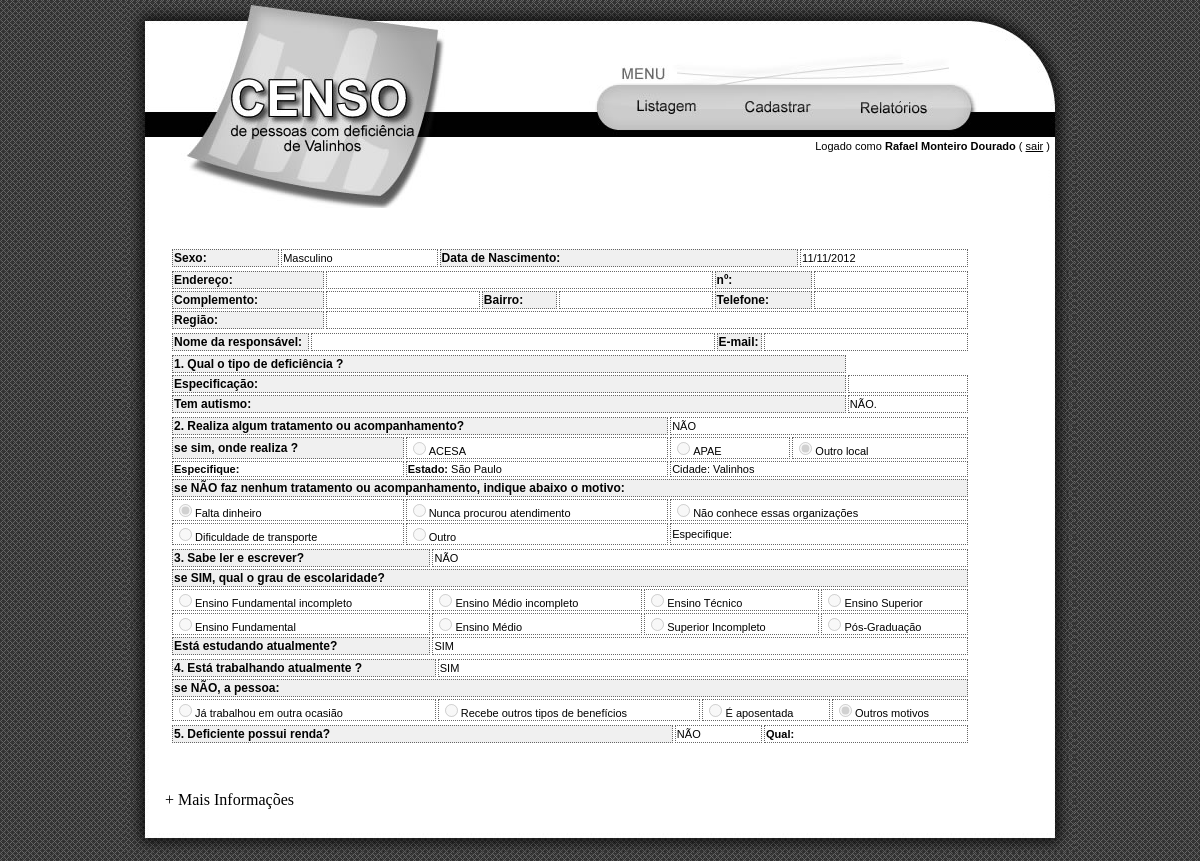
The app's page /listagem/visualizar.php (signed in) with its own data.
### tables this page shows
CREATE TABLE IF NOT EXISTS `instituicao` (
  `id` int(11) NOT NULL auto_increment,
  `nome` varchar(50) NOT NULL,
  `exibir` enum('s','n') NOT NULL default 'n',
  `id_cidade` int(11) default NULL,
  `desativado` enum('s','n') NOT NULL,
  PRIMARY KEY  (`id`)
);

CREATE TABLE IF NOT EXISTS `estado` (
  `id` int(11) NOT NULL auto_increment,
  `nome` varchar(100) NOT NULL,
  `uf` char(2) NOT NULL,
  PRIMARY KEY  (`id`),
  UNIQUE KEY `uf` (`uf`)
);

CREATE TABLE IF NOT EXISTS `motivo_tratamento` (
  `id` int(11) NOT NULL auto_increment,
  `nome` varchar(100) NOT NULL,
  `exibir` enum('s','n') NOT NULL default 'n',
  `desativado` enum('s','n') NOT NULL default 'n',
  PRIMARY KEY  (`id`)
);

CREATE TABLE IF NOT EXISTS `escolaridade` (
  `id` int(11) NOT NULL auto_increment,
  `nome` varchar(100) NOT NULL,
  PRIMARY KEY  (`id`)
);

CREATE TABLE IF NOT EXISTS `motivo_trabalho` (
  `id` int(11) NOT NULL auto_increment,
  `nome` varchar(100) NOT NULL,
  `exibir` enum('s','n') NOT NULL default 'n',
  `desativado` enum('s','n') NOT NULL default 'n',
  PRIMARY KEY  (`id`)
);

### dao/paciente.php (called while the page is built, shortened)
<?php
class PacienteTO{
	public $renda;
	public $estaEstudando;
	public function PacienteTO(){
	   $this->escolaridade = NULL;
	   $this->instituicao = NULL;
	   $this->motivoTrabalho = NULL;
	   $this->renda = NULL;
	   $this->estaEstudando = true;
	}
	public function sabeLer(){
		return false;
	}
	public function estaEstudando(){
        if($this->estaEstudando == 's' or $this->estaEstudando == 'S' or $this->estaEstudando === true){
			return true;
		}
		return false;
	}
	public function possuiRenda(){
		return $this->renda !== NULL;
	}
	public function estaTrabalhando(){
		return true;
	}
}
?>

### dao/instituicao.php (called while the page is built, shortened)
<?php
class InstituicaoDAL{
	public static function getTodas(){
		$q =  mysql_query("select id,nome,id_cidade,exibir from instituicao");
		$a = array();
		while($o = mysql_fetch_object($q)){
			$i = new InstituicaoTO();
			$i->id = $o->id;
			$i->nome = $o->nome;
			if($o->id_cidade){
				$i->cidade = CidadeDAL::getPorId($o->id_cidade);
			}
			else{
				$i->cidade = new CidadeTO();
			}
			$i->exibir = $o->exibir == 's';
			$a[]=$i;
		}
		return $a;
	}
	public static function getTodasExibiveis(){
		$a = self::getTodas();
		$na = array();
		foreach($a as $k=>$v){
			if($v->exibir){
				$na[] = $v;
			}
		}
		return $na;
	}
}
?>

### dao/cidade.php (called while the page is built, shortened)
<?php
class EstadoDAL{
	public static function getTodos(){
		$q = mysql_query("select id,nome,uf from estado");
		$a = array();
		while($o = mysql_fetch_object($q)){
			$e = new EstadoTO();
			$e->id = $o->id;
			$e->nome = $o->nome;
			$e->uf = $o->uf;
			$a[] = $e;
		}
		return $a;
	}
}
class CidadeDAL{
	public static function getTodasPorEstado($id){
		$q = mysql_query("select id,nome from cidade where id_estado='$id'");
		$a=array();
		while($o=mysql_fetch_object($q)){
			$c = new CidadeTO();
			$c->id = $o->id;
			$c->nome = $o->nome;
			$a[]=$c;
		}
		return $a;
	}
}
?>

### dao/motivo.php (called while the page is built, shortened)
<?php
class MotivoTrabalhoDAL{
	public static function getTodos(){
		$q =  mysql_query("select id,nome,exibir from motivo_trabalho");
		$a = array();
		while($o = mysql_fetch_object($q)){
			$d = new MotivoTO();
			$d->id = $o->id;
			$d->nome = $o->nome;
			$d->exibir = $o->exibir;
			$a[]=$d;
		}
		return $a;
	}
	public static function getTodosExibiveis(){
		$a = self::getTodos();
		$na = array();
		foreach($a as $k=>$v){
			if($v->exibir){
				$na[] = $v;
			}
		}
		return $na;
	}
}
class MotivoTratamentoDAL{
	public static function getTodos(){
		$q =  mysql_query("select id,nome,exibir from motivo_tratamento");
		$a = array();
		while($o = mysql_fetch_object($q)){
			$d = new MotivoTO();
			$d->id = $o->id;
			$d->nome = $o->nome;
			$d->exibir = $o->exibir;
			$a[]=$d;
		}
		return $a;
	}
	public static function getTodosExibiveis(){
		$a = self::getTodos();
		$na = array();
		foreach($a as $k=>$v){
			if($v->exibir == 's'){
				$na[] = $v;
			}
		}
		return $na;
	}
}
?>

### dao/escolaridade.php (called while the page is built, shortened)
<?php
class EscolaridadeDAL{
	public static function getTodas(){
		$q =  mysql_query("select id,nome from escolaridade");
		$a = array();
		while($o = mysql_fetch_object($q)){
			$d = new EscolaridadeTO();
			$d->id = $o->id;
			$d->nome = $o->nome;
			$a[]=$d;
		}
		return $a;
	}
}
?>

### listagem/visualizar.php (the view, shortened to what this page needs)
<?php
	include_once("../base/topo.php");
	if(isset($_GET['id'])){
		$p = PacienteDAL::getPorId((int) $_GET['id']);
		$dt = explode("-",$p->nascimento);
		$dia = $dt[2];
		$mes = $dt[1];
		$ano = $dt[0];
		if($p->instituicao !== NULL && $p->instituicao->exibir == 'n'){
			$especifique_instituicao = $p->instituicao->nome;
			$cidade_instituicao = $p->instituicao->cidade->id;
			$estado_instituicao= CidadeDAL::getCidadePorId($p->instituicao->cidade->id)->estado->id;
		}
		else{
			$especifique_instituicao = "";
			$cidade_instituicao = 9522;
			$estado_instituicao= 26;
		}
	}
	else{
		$p = new PacienteTO();
		$p->nome = "";
		$p->sexo = 'm';
		$p->nascimento = "";
		$dia = date("d");
		$mes = date("m");
		$ano = date("Y");
		$p->endereco = new EnderecoTO();
		$p->endereco->endereco = "";
		$p->endereco->bairro = "";
		$p->endereco->telefone = "";
		$p->endereco->complemento = "";
		$p->endereco->numero = "";
		$p->endereco->regiao = "";
		$p->deficiencias = array();
		$p->autista = "n";
		$p->motivoTratamento = new MotivoTO();
		$p->motivoTratamento->id = 1;
		$p->especificacaoDeficiencia = "";
		$especifique_instituicao = "";
		$cidade_instituicao = 9522;
		$estado_instituicao= 26;
	}
?>
<div id="page_formulario">
<br />
<table border="0">
	<tr>
		<td  class="especial">Sexo:</td>
		<td><?=$p->sexo=='m'?'Masculino':'Feminino' ?></td>
        <td  class="especial">Data de Nascimento:</td>
		<td><?=$dia . '/' . $mes . '/' . $ano?></td>
	</tr>
</table>
<table border="0">
	<tr>
		<td class="especial">Endereço:</td>
		<td colspan="3" style="width:300px"><?=$p->endereco->endereco?></td>
		<td  class="especial">nº:</td>
		<td style="width:150px"><?=$p->endereco->numero?></td>
	</tr>
    <tr>
		<td  class="especial">Complemento:</td>
		<td style="width:150px"><?=$p->endereco->complemento?></td>
		<td  class="especial">Bairro:</td>
		<td style="width:150px"><?=$p->endereco->bairro?></td>
        <td  class="especial">Telefone:</td>
		<td style="width:150px"><?=$p->endereco->telefone?></td>
	</tr>
	<tr>
		<td class="especial">Região:</td>
		<td colspan="5" style="width:300px">
		</td>
	</tr>
</table>
<table border="0">
	<tr>
		<td class="especial">Nome da responsável:</td>
		<td style="width:400px"><?=$p->responsavel?></td>
		<td  class="especial">E-mail:</td>
		<td style="width:200px"><?=$p->email?></td>
	</tr>
</table>
<table border="0">
   	<tr>
		<td class="especial">1. Qual o tipo de deficiência ?</td>
	</tr>
    <tr>
		<td  class="especial">Especificação:</td>
        <td colspan="5"><?=$p->especificacaoDeficiencia?></td>
    </tr>
   	<tr>
		<td  class="especial">Tem autismo:</td>
        <td colspan="5"><?=$p->autista=='s' ?'SIM, tem Autismo.':'NÃO.'?></td>
    </tr>
</table>
<table border="0">
	<tr>
    	<td colspan="2"  class="especial">2. Realiza algum tratamento ou acompanhamento?</td>
        <td colspan="2"><?=$p->instituicao!==NULL ?'SIM':'NÃO'?></td>
    </tr>
	<tr id="acompanhamento_linha_sim">
    	<td  class="especial"> se sim, onde realiza ?</td>
        <?php
			$ins = InstituicaoDAL::getTodasExibiveis();
			$max = floor(count($ins)/3)+1;
			$wasSelected = false;
			for($i=0;$i<$max;$i++){
				for($j=0;$j<3;$j++){
					if($i*3 + $j < count($ins)){
						$checked = "";
						echo "<td><input disabled='disabled' type='radio' $checked name='acompanhamento_onde' value='".$ins[$i*3+$j]->id."'>".$ins[$i*3+$j]->nome." </td>";
					}
					else{
						if($i*3 + $j-1 < count($ins) && $i+1 >= $max){
							?><td><input disabled='disabled' type="radio" <?=!$wasSelected?"checked='checked'":""?> name="acompanhamento_onde" id="acompanhamento_onde" value="outro">Outro local</td><?php
						}
						else{
							echo '<td>&nbsp;</td>';
						}
					}
				}
			}
		?>
    </tr>
    <tr id="acompanhamento_linha_sim">
    	<td><b>Especifique:</b> <?=$especifique_instituicao?></td>
        <td><b>Estado:</b>
        		<?php
					$ufs = EstadoDAL::getTodos();
					foreach($ufs as $k=>$v){
						echo ($estado_instituicao==$v->id)?$v->nome:'' ;
					}
				?>
        </td>
        <td colspan="2">Cidade:
            	<?php
					$cds = CidadeDAL::getTodasPorEstado($estado_instituicao);
					foreach($cds as $k=>$v){
						echo ($cidade_instituicao==$v->id)?$v->nome:'' ;
					}
				?>
        </td>
    </tr>
    <tr id="acompanhamento_linha_nao">
    	<td colspan="4"  class="especial">se NÃO faz nenhum tratamento ou acompanhamento, indique abaixo o motivo:</td>
    </tr>
	<?php
		$mts = MotivoTratamentoDAL::getTodosExibiveis();
		$checked = false;
		$nchecked = false;
		for($i=0;$i<ceil((count($mts)+2)/3);$i++){
			?><tr id="acompanhamento_linha_nao"><?php
			for($j=0;$j<3;$j++){
				if($i*3 + $j < count($mts)){
					if($p->motivoTratamento){
						$checked = false;
						if($p->motivoTratamento->id == $mts[$i*3+$j]->id){
							$checked = true;
							$nchecked = true;
						}
					}
					?><td <?=$j==2?'colspan="2"':''?>><input  disabled='disabled' type="radio" <?=$checked?'checked="checked"':''?> name="nao_acompanhamento" id="nao_acompanhamento" value="<?=$mts[$i*3+$j]->id?>"><?=$mts[$i*3+$j]->nome?></td><?php
				}
				else if($i*3 + $j - 1 < count($mts)){
					?><td <?=$j==2?'colspan="2"':''?>><input  disabled='disabled' type="radio" <?=!$nchecked?'checked="checked"':''?> name="nao_acompanhamento" id="nao_acompanhamento" value="outro">Outro</td><?php
				}
				else if($i*3 + $j - 2 < count($mts)){
					$nome = "";
					?><td <?=$j==2?'colspan="2"':''?>>Especifique: <?=htmlentities($nome)?><?php
				}
				else{
					?><td <?=$j==2?'colspan="2"':''?>>&nbsp;</td><?php
				}
			}
			?></tr><?php
		}
	?>
</table>
<table border="0">
	<tr>
    	<td  class="especial">3. Sabe ler e escrever? </td>
        <td colspan="3"><?=$p->sabeLer() ? 'SIM':"NÃO" ?></td>
    </tr>
    <tr id="escolaridade_linha_sim">
    	<td colspan="4"  class="especial">se SIM, qual o grau de escolaridade?</td>
    </tr>
	<?php
		$es = EscolaridadeDAL::getTodas();
		$checked = false;
		for($i=0;$i<ceil(count($es)/4);$i++){
			?><tr id="escolaridade_linha_sim"><?php
			for($j=0;$j<4;$j++){
				if($i*4+$j < count($es)){
					?><td><input disabled='disabled' <?=$checked ? 'checked="checked"':""?> type="radio" name="escolaridade" id="escolaridade" value="<?=$es[$i*4+$j]->id?>"><?=$es[$i*4+$j]->nome?></td><?php
					$checked = false;
				}
				else{
					?><td>&nbsp;</td><?php
				}
			}
			?></tr><?php
		}
	?>
	<tr>
    	<td  class="especial" >Está estudando atualmente? </td>
        <td colspan="3"><?=$p->estaEstudando()?'SIM':'NÃO'?></td>
    </tr>
</table>
<table border="0" >
	<tr>
    	<td  class="especial">4. Está trabalhando atualmente ?</td>
        <td colspan="3"><?=$p->estaTrabalhando()?'SIM':'NÃO'?></td>
    </tr>
	<tr id="trabalha_linha_nao">
        <td colspan="4"  class="especial">se NÃO, a pessoa:</td>
    </tr>
	<?php
		$mtt = MotivoTrabalhoDAL::getTodosExibiveis();
		$checked = false;
		$nchecked = false;
		for($i=0;$i<ceil((count($mtt)+1)/4);$i++){
			?><tr id="trabalha_linha_nao"><?php
			for($j=0;$j<4;$j++){
				if($i*4+$j<count($mtt)){
					?><td><input disabled='disabled' type="radio" <?=$checked?'checked="checked"':''?> name="nao_trabalha" id="nao_trabalha" value="<?=$mtt[$i*4+$j]->id?>"><?=$mtt[$i*4+$j]->nome?></td><?php
				}
				else if($i*4+$j-1<count($mtt)){
					if(!$nchecked){
						$checked = true;
						$nchecked = true;
					}
					?><td><input disabled='disabled' type="radio" <?=$checked?'checked="checked"':''?> name="nao_trabalha" id="nao_trabalha" value="outro">Outros motivos</td><?php
				}
				else{
					?><td>&nbsp;</td><?php
				}
				$checked = false;
			}
			?></tr><?php
		}
	?>
</table>
<table border="0">
	<tr>
    	<td  class="especial">5. Deficiente possui renda?</td>
    	<td><?=$p->possuiRenda()?'SIM':'NÃO'?></td>
        <?php
		if($p->possuiRenda()){
			$renda = $p->renda;
		}
		else{
			$renda = "";
		}
		?>
		<td style="width:200px" id="qual_renda"><b>Qual:</b> <?=$renda?></td>
    </tr>
</table>
<br />
</div>
<br />
<?php
	include_once("../base/rodape.php");
?>

### base/topo.php (shortened to what this page needs)
<html>
<head>
<link rel="stylesheet" href="../css/estilo.css" type="text/css" />
<link rel="stylesheet" href="../css/grid.css" type="text/css" />
<link rel="stylesheet" href="../css/form.css" type="text/css" />
</head>
<body bgcolor="#ffffff" onLoad="MM_preloadImages('../imagens/layout_r2_c3_f2.jpg','../imagens/layout_r2_c4_f2.jpg','../imagens/layout_r2_c6_f2.jpg');">
<div id="page">
	<div id="nome">Logado como <b><?php echo $_SESSION["nome"] ; ?></b> ( <a href="../logout.php" class="sair">sair</a> )</div>
<table border="0" cellpadding="0" cellspacing="0" width="950">
  <tr>
   <td rowspan="4"><img name="layout_r1_c1" src="../imagens/layout_r1_c1.jpg" width="320" height="207" border="0" alt=""></td>
   <td colspan="7"><img name="layout_r1_c2" src="../imagens/layout_r1_c2.jpg" width="630" height="84" border="0" alt=""></td>
  </tr>
  <tr >
   <td><img name="layout_r2_c2" src="../imagens/layout_r2_c2.jpg" width="168" height="44" border="0" alt=""></td>
   <td><a href="../listagem/index.php" onMouseOut="MM_swapImgRestore();" onMouseOver="MM_swapImage('layout_r2_c3','','../imagens/layout_r2_c3_f2.jpg',1);"><img name="layout_r2_c3" src="../imagens/layout_r2_c3.jpg" width="105" height="44" border="0" alt=""></a></td>
   <td colspan="2"><a href="../cadastrar/index.php" onMouseOut="MM_swapImgRestore();" onMouseOver="MM_swapImage('layout_r2_c4','','../imagens/layout_r2_c4_f2.jpg',1);"><img name="layout_r2_c4" src="../imagens/layout_r2_c4.jpg" width="111" height="44" border="0" alt=""></a></td>
   <td><a href="../relatorios/index.php" onMouseOut="MM_swapImgRestore();" onMouseOver="MM_swapImage('layout_r2_c6','','../imagens/layout_r2_c6_f2.jpg',1);"><img name="layout_r2_c6" src="../imagens/layout_r2_c6.jpg" width="118" height="44" border="0" alt=""></a></td>
   <td colspan="2"><img name="layout_r2_c7" src="../imagens/layout_r2_c7.jpg" width="128" height="44" border="0" alt=""></td>
  </tr>
  <tr class="fundo">
   <td rowspan="2" colspan="3"><img name="layout_r3_c2" src="../imagens/layout_r3_c2.jpg" width="375" height="79" border="0" alt=""></td>
   <td colspan="3"><img name="layout_r3_c5" src="../imagens/layout_r3_c5.jpg" width="228" height="37" border="0" alt=""></td>
   <td rowspan="2"><img name="layout_r3_c8" src="../imagens/layout_r3_c8.jpg" width="27" height="79" border="0" alt=""></td>
  </tr>
  <tr class="fundo">
   <td colspan="3"><img name="layout_r4_c5" src="../imagens/layout_r4_c5.jpg" width="228" height="42" border="0" alt=""></td>
  </tr>
  <tr class="fundo">
   <td colspan="9">
	<div class="fundo">
	<div id="conteudo">

### base/rodape.php (shortened to what this page needs)
<div style="margin:10px 0px 0px 20px; text-decoration: none;">
<a href="../parceiros/index.php"  style="text-decoration: none; color:#000000;font-family:verdana;" > +  Mais Informações </a>
</div>
</div>
	</div>
   </td>
  </tr>
  <tr>
   <td colspan="8"><img src="../imagens/layout_r7_c1.jpg" width="950" height="44" border="0" alt=""></td>
  </tr>
</table>
</div>
</body>
</html>

### css/estilo.css (style rules this page uses)
body { background-image: url("../imagens/background.jpg"); margin-top: 0px; padding-top: 0px; }
.fundo { background-image: url("../imagens/layout_r5_c1.jpg"); }
#page { position: relative; width:950px; left: 50%; top: 0px; margin-top: 0px; margin-left: -475px; x-index: 1; }
#nome { background-color: #FFF; position: absolute; height: 30px; width: 300px; left:50%; margin-left:150px; top: 140px; x-index: 2; text-align:right; font-size:11px; font-family: Arial; }
#conteudo { margin-left: 20px; margin-right: 20px; font-family: Arial; }
.sair { color:#000; }

### css/form.css (style rules this page uses)
#page_formulario table { width: 800px; margin-left:25px; }
#page_formulario table tr td { font-family:Arial, Helvetica, sans-serif; font-size:11px; border:#666666 dotted 1px; }
.especial { background-color: #F0F0F0; }
#page_formulario input { border-bottom:#000 1px solid; border-left:0; border-top:0; border-right:0; }

### listagem/visualizar.php (style rules this page uses)
.especial { font-weight: bold; font-size: 12px !important; font-family: Arial; }

### records on screen
instituicao: nome "ACESA"
instituicao: nome "APAE"
estado: nome "São Paulo"
motivo_tratamento: nao_acompanhamento "☑", nome "Falta dinheiro"
motivo_tratamento: nome "Nunca procurou atendimento"
motivo_tratamento: nome "Não conhece essas organizações"
motivo_tratamento: nome "Dificuldade de transporte"
escolaridade: nome "Ensino Fundamental incompleto"
escolaridade: nome "Ensino Médio incompleto"
escolaridade: nome "Ensino Técnico"
escolaridade: nome "Ensino Superior"
escolaridade: nome "Ensino Fundamental"
escolaridade: nome "Ensino Médio"
escolaridade: nome "Superior Incompleto"
escolaridade: nome "Pós-Graduação"
motivo_trabalho: nome "Já trabalhou em outra ocasião"
motivo_trabalho: nome "Recebe outros tipos de benefícios"
motivo_trabalho: nome "É aposentada"

### other values on screen
$_SESSION["nome"] "Rafael Monteiro Dourado"
$dia "11"
$mes "11"
$ano "2012"
$v->nome "Valinhos"
